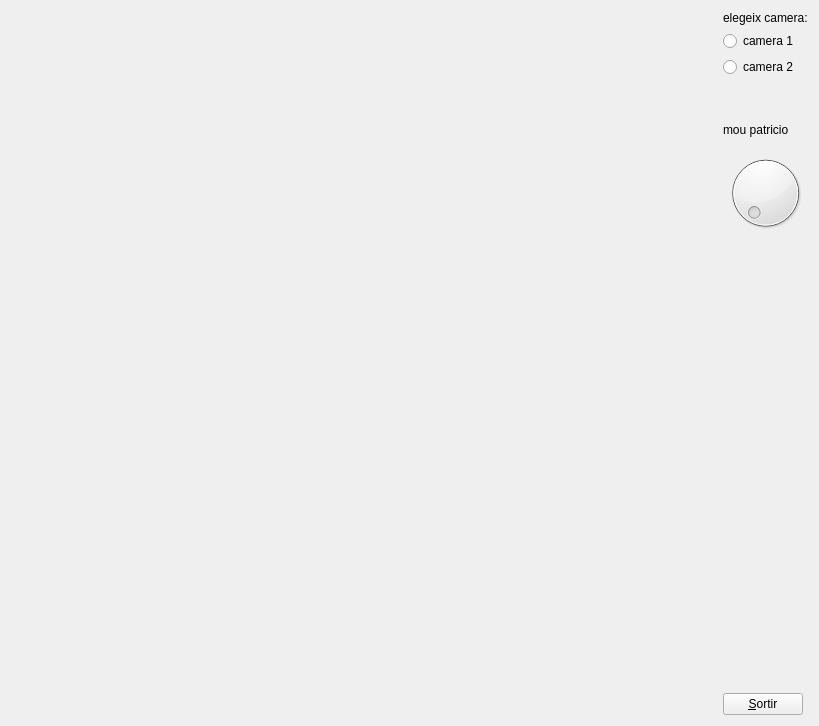
<?xml version="1.0" encoding="UTF-8"?>
<ui version="4.0">
 <class>MyForm</class>
 <widget class="QWidget" name="MyForm">
  <property name="geometry">
   <rect>
    <x>0</x>
    <y>0</y>
    <width>819</width>
    <height>726</height>
   </rect>
  </property>
  <property name="windowTitle">
   <string>IDI-Lab</string>
  </property>
  <layout class="QHBoxLayout" name="horizontalLayout">
   <item>
    <widget class="MyGLWidget" name="widget" native="true">
     <property name="sizePolicy">
      <sizepolicy hsizetype="Expanding" vsizetype="Expanding">
       <horstretch>0</horstretch>
       <verstretch>0</verstretch>
      </sizepolicy>
     </property>
    </widget>
   </item>
   <item>
    <layout class="QVBoxLayout" name="verticalLayout">
     <item>
      <widget class="QLabel" name="label">
       <property name="text">
        <string>elegeix camera:</string>
       </property>
      </widget>
     </item>
     <item>
      <widget class="QRadioButton" name="radioButton">
       <property name="text">
        <string>camera 1</string>
       </property>
       <attribute name="buttonGroup">
        <string notr="true">buttonGroup</string>
       </attribute>
      </widget>
     </item>
     <item>
      <widget class="QRadioButton" name="radioButton_2">
       <property name="text">
        <string>camera 2</string>
       </property>
       <attribute name="buttonGroup">
        <string notr="true">buttonGroup</string>
       </attribute>
      </widget>
     </item>
     <item>
      <spacer name="verticalSpacer_2">
       <property name="orientation">
        <enum>Qt::Vertical</enum>
       </property>
       <property name="sizeType">
        <enum>QSizePolicy::Minimum</enum>
       </property>
       <property name="sizeHint" stdset="0">
        <size>
         <width>20</width>
         <height>40</height>
        </size>
       </property>
      </spacer>
     </item>
     <item>
      <widget class="QLabel" name="label_2">
       <property name="text">
        <string>mou patricio</string>
       </property>
      </widget>
     </item>
     <item>
      <widget class="QDial" name="dial">
       <property name="minimum">
        <number>0</number>
       </property>
       <property name="maximum">
        <number>31</number>
       </property>
       <property name="singleStep">
        <number>1</number>
       </property>
       <property name="pageStep">
        <number>10</number>
       </property>
       <property name="value">
        <number>0</number>
       </property>
       <property name="sliderPosition">
        <number>0</number>
       </property>
      </widget>
     </item>
     <item>
      <spacer name="verticalSpacer">
       <property name="orientation">
        <enum>Qt::Vertical</enum>
       </property>
       <property name="sizeHint" stdset="0">
        <size>
         <width>20</width>
         <height>40</height>
        </size>
       </property>
      </spacer>
     </item>
     <item>
      <widget class="QPushButton" name="pushButton">
       <property name="sizePolicy">
        <sizepolicy hsizetype="Fixed" vsizetype="Fixed">
         <horstretch>0</horstretch>
         <verstretch>0</verstretch>
        </sizepolicy>
       </property>
       <property name="text">
        <string>&amp;Sortir</string>
       </property>
      </widget>
     </item>
    </layout>
   </item>
  </layout>
 </widget>
 <customwidgets>
  <customwidget>
   <class>MyGLWidget</class>
   <extends>QWidget</extends>
   <header>MyGLWidget.h</header>
   <container>1</container>
   <slots>
    <signal>enviagir(int)</signal>
    <signal>enviaCam1()</signal>
    <signal>enviaCam2()</signal>
    <slot>optica1()</slot>
    <slot>optica2()</slot>
    <slot>girpatri(int)</slot>
   </slots>
  </customwidget>
 </customwidgets>
 <resources/>
 <connections>
  <connection>
   <sender>pushButton</sender>
   <signal>clicked()</signal>
   <receiver>MyForm</receiver>
   <slot>close()</slot>
   <hints>
    <hint type="sourcelabel">
     <x>781</x>
     <y>715</y>
    </hint>
    <hint type="destinationlabel">
     <x>839</x>
     <y>529</y>
    </hint>
   </hints>
  </connection>
  <connection>
   <sender>radioButton</sender>
   <signal>clicked()</signal>
   <receiver>widget</receiver>
   <slot>optica1()</slot>
   <hints>
    <hint type="sourcelabel">
     <x>708</x>
     <y>37</y>
    </hint>
    <hint type="destinationlabel">
     <x>615</x>
     <y>46</y>
    </hint>
   </hints>
  </connection>
  <connection>
   <sender>radioButton_2</sender>
   <signal>clicked()</signal>
   <receiver>widget</receiver>
   <slot>optica2()</slot>
   <hints>
    <hint type="sourcelabel">
     <x>727</x>
     <y>77</y>
    </hint>
    <hint type="destinationlabel">
     <x>626</x>
     <y>70</y>
    </hint>
   </hints>
  </connection>
  <connection>
   <sender>dial</sender>
   <signal>valueChanged(int)</signal>
   <receiver>widget</receiver>
   <slot>girpatri(int)</slot>
   <hints>
    <hint type="sourcelabel">
     <x>718</x>
     <y>229</y>
    </hint>
    <hint type="destinationlabel">
     <x>618</x>
     <y>232</y>
    </hint>
   </hints>
  </connection>
  <connection>
   <sender>widget</sender>
   <signal>enviagir(int)</signal>
   <receiver>dial</receiver>
   <slot>setValue(int)</slot>
   <hints>
    <hint type="sourcelabel">
     <x>640</x>
     <y>301</y>
    </hint>
    <hint type="destinationlabel">
     <x>746</x>
     <y>253</y>
    </hint>
   </hints>
  </connection>
  <connection>
   <sender>widget</sender>
   <signal>enviaCam1()</signal>
   <receiver>radioButton</receiver>
   <slot>toggle()</slot>
   <hints>
    <hint type="sourcelabel">
     <x>624</x>
     <y>22</y>
    </hint>
    <hint type="destinationlabel">
     <x>729</x>
     <y>44</y>
    </hint>
   </hints>
  </connection>
  <connection>
   <sender>widget</sender>
   <signal>enviaCam2()</signal>
   <receiver>radioButton_2</receiver>
   <slot>toggle()</slot>
   <hints>
    <hint type="sourcelabel">
     <x>647</x>
     <y>137</y>
    </hint>
    <hint type="destinationlabel">
     <x>748</x>
     <y>83</y>
    </hint>
   </hints>
  </connection>
 </connections>
 <buttongroups>
  <buttongroup name="buttonGroup"/>
 </buttongroups>
</ui>
